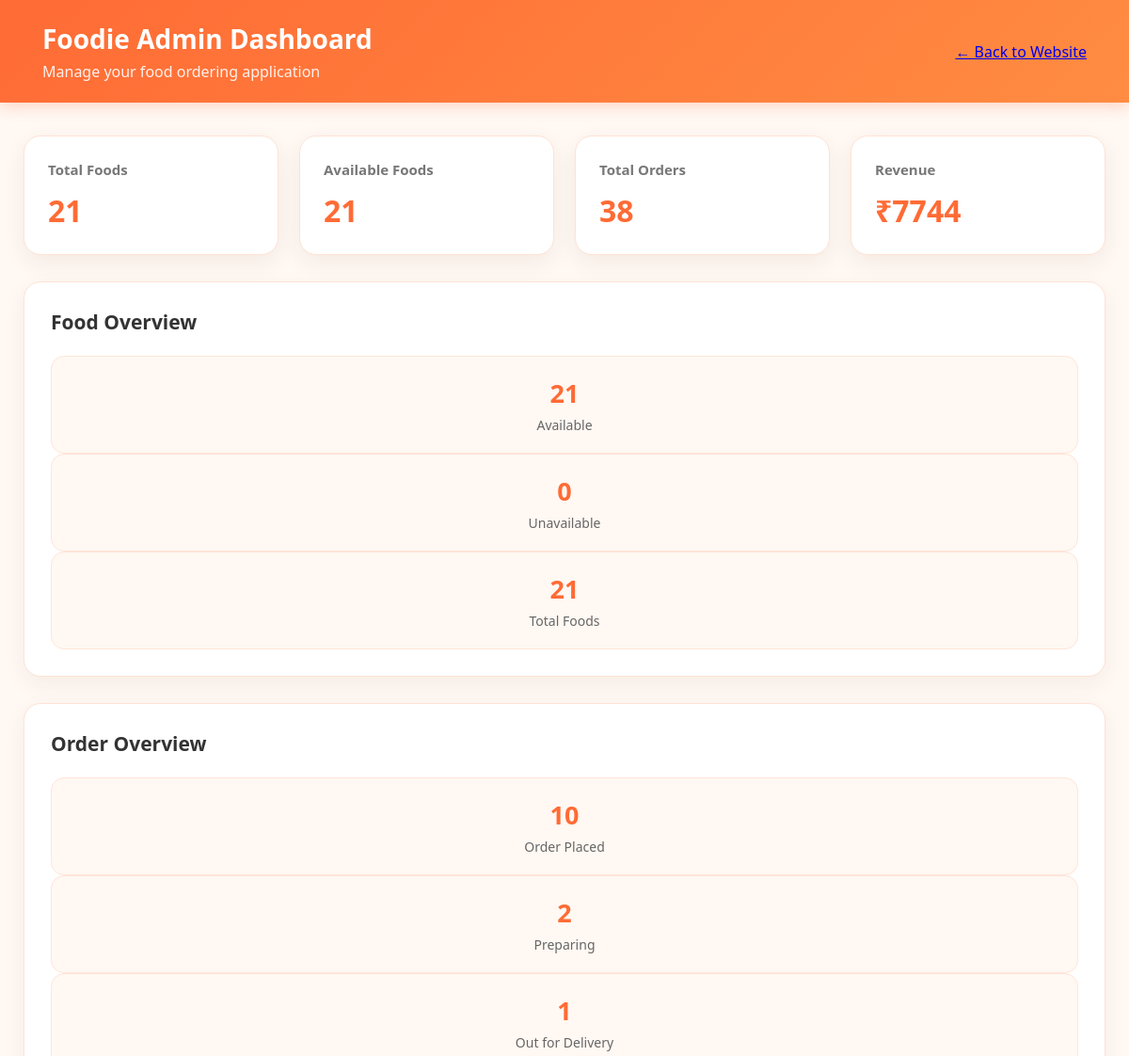
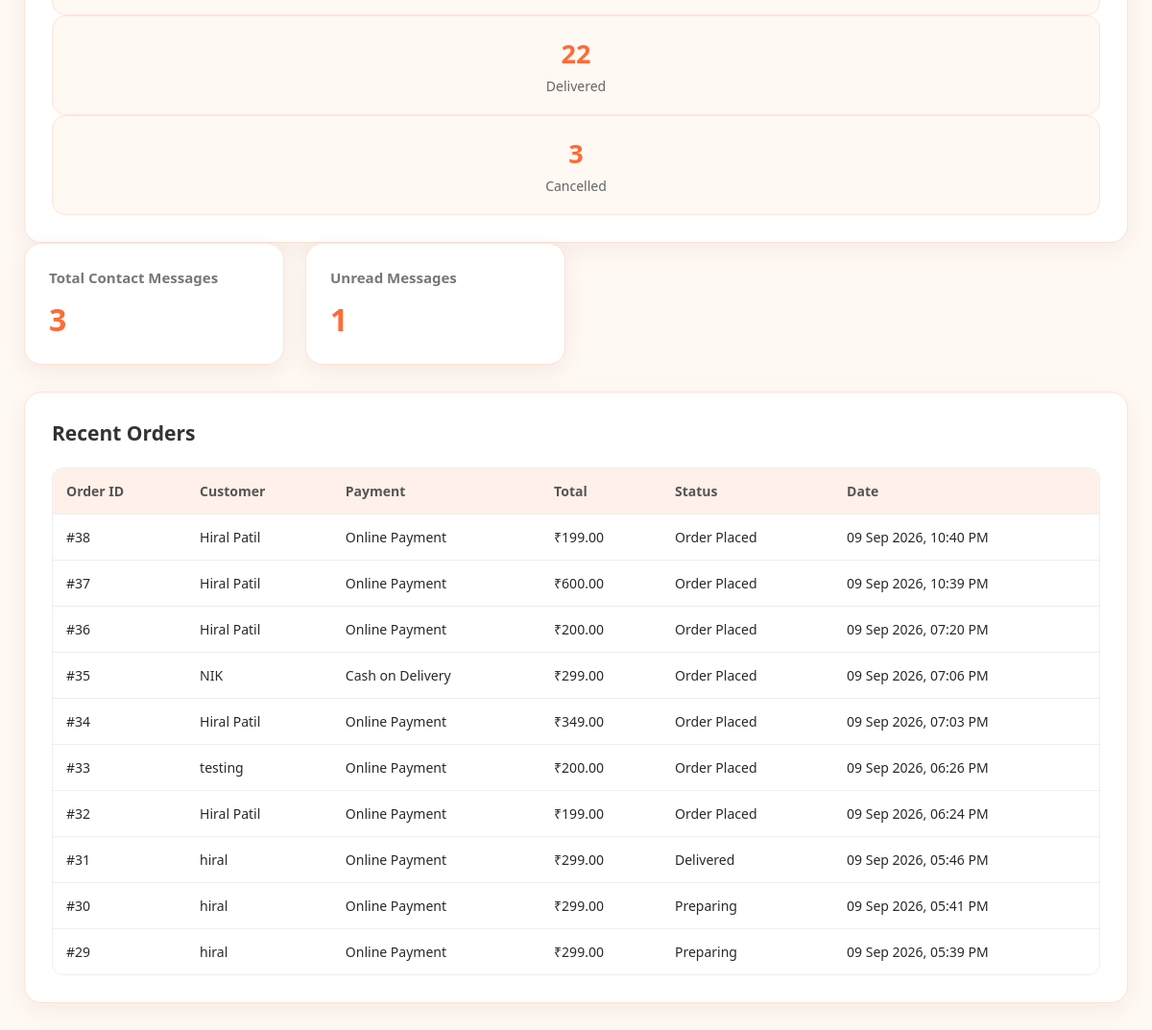
/admin-dashboard/ (signed in), run on the app's committed database (2 pictures, top to bottom).
### home/models.py (models this page shows, shortened)
class Order(models.Model):
    PAYMENT_CHOICES = [
    ('COD', 'Cash on Delivery'),
    ('ONLINE', 'Online Payment'),
]
    STATUS_CHOICES = [
        ("Order Placed", "Order Placed"),
        ("Preparing", "Preparing"),
        ("Out for Delivery", "Out for Delivery"),
        ("Delivered", "Delivered"),
        ("Cancelled", "Cancelled"),
    ]
    user = models.ForeignKey(
        User,
        on_delete=models.SET_NULL,
        null=True,
        blank=True
    )
    customer_name = models.CharField(
        max_length=100
    )
    phone = models.CharField(
        max_length=15
    )
    address = models.TextField()
    payment_method = models.CharField(
        max_length=10,
        choices=PAYMENT_CHOICES
    )
    total_amount = models.DecimalField(
        max_digits=10,
        decimal_places=2
    )
    order_date = models.DateTimeField(
        auto_now_add=True
    )
    status = models.CharField(
        max_length=30,
        choices=STATUS_CHOICES,
        default="Order Placed"
    )

### home/views.py (the view)
@user_passes_test(admin_check, login_url="login")
def admin_dashboard(request):
    total_foods = Food.objects.count()
    available_foods = Food.objects.filter(
        available=True
    ).count()
    unavailable_foods = Food.objects.filter(
        available=False
    ).count()
    total_orders = Order.objects.count()
    placed_orders = Order.objects.filter(
        status="Order Placed"
    ).count()
    preparing_orders = Order.objects.filter(
        status="Preparing"
    ).count()
    delivery_orders = Order.objects.filter(
        status="Out for Delivery"
    ).count()
    delivered_orders = Order.objects.filter(
        status="Delivered"
    ).count()
    cancelled_orders = Order.objects.filter(
        status="Cancelled"
    ).count()
    revenue = Order.objects.filter(
        status="Delivered"
    ).aggregate(
        total=Sum("total_amount")
    )["total"] or 0
    recent_orders = Order.objects.all().order_by(
        "-order_date"
    )[:10]
    total_messages = ContactMessage.objects.count()
    unread_messages = ContactMessage.objects.filter(
        is_read=False
    ).count()
    context = {
        "total_foods": total_foods,
        "available_foods": available_foods,
        "unavailable_foods": unavailable_foods,
        "total_orders": total_orders,
        "placed_orders": placed_orders,
        "preparing_orders": preparing_orders,
        "delivery_orders": delivery_orders,
        "delivered_orders": delivered_orders,
        "cancelled_orders": cancelled_orders,
        "revenue": revenue,
        "recent_orders": recent_orders,
        "total_messages": total_messages,
        "unread_messages": unread_messages,
    }
    return render(
        request,
        "admin_dashboard.html",
        context
    )

### home/views.py (called while the page is built)
def admin_check(user):
    return user.is_authenticated and user.is_staff

### home/templates/admin_dashboard.html (shortened to what this page needs)
<!DOCTYPE html>
<html lang="en">
<head>
</head>
<body>
<div class="dashboard">
    <div class="header">
        <div>
            <h1>Foodie Admin Dashboard</h1>
            <p>Manage your food ordering application</p>
        </div>
        <a href="{% url 'home' %}" class="home-btn">
            ← Back to Website
        </a>
    </div>
    <div class="container">
        <div class="cards">
            <div class="card">
                <h3>Total Foods</h3>
                <div class="number orange">
                    {{ total_foods }}
                </div>
            </div>
            <div class="card">
                <h3>Available Foods</h3>
                <div class="number green">
                    {{ available_foods }}
                </div>
            </div>
            <div class="card">
                <h3>Total Orders</h3>
                <div class="number blue">
                    {{ total_orders }}
                </div>
            </div>
            <div class="card">
                <h3>Revenue</h3>
                <div class="number orange">
                    ₹{{ revenue }}
                </div>
            </div>
        </div>
        <div class="section">
            <h2>Food Overview</h2>
            <div class="status-grid">
                <div class="status-box">
                    <strong class="green">
                        {{ available_foods }}
                    </strong>
                    Available
                </div>
                <div class="status-box">
                    <strong class="red">
                        {{ unavailable_foods }}
                    </strong>
                    Unavailable
                </div>
                <div class="status-box">
                    <strong class="orange">
                        {{ total_foods }}
                    </strong>
                    Total Foods
                </div>
            </div>
        </div>
        <div class="section">
            <h2>Order Overview</h2>
            <div class="status-grid">
                <div class="status-box">
                    <strong class="orange">
                        {{ placed_orders }}
                    </strong>
                    Order Placed
                </div>
                <div class="status-box">
                    <strong class="blue">
                        {{ preparing_orders }}
                    </strong>
                    Preparing
                </div>
                <div class="status-box">
                    <strong class="orange">
                        {{ delivery_orders }}
                    </strong>
                    Out for Delivery
                </div>
                <div class="status-box">
                    <strong class="green">
                        {{ delivered_orders }}
                    </strong>
                    Delivered
                </div>
                <div class="status-box">
                    <strong class="red">
                        {{ cancelled_orders }}
                    </strong>
                    Cancelled
                </div>
            </div>
        </div>
        <div class="cards">
            <div class="card">
                <h3>Total Contact Messages</h3>
                <div class="number blue">
                    {{ total_messages }}
                </div>
            </div>
            <div class="card">
                <h3>Unread Messages</h3>
                <div class="number red">
                    {{ unread_messages }}
                </div>
            </div>
        </div>
        <div class="section">
            <h2>Recent Orders</h2>
            <div class="table-wrapper">
                <table>
                    <thead>
                        <tr>
                            <th>Order ID</th>
                            <th>Customer</th>
                            <th>Payment</th>
                            <th>Total</th>
                            <th>Status</th>
                            <th>Date</th>
                        </tr>
                    </thead>
                    <tbody>
                    {% for order in recent_orders %}
                        <tr>
                            <td>
                                #{{ order.id }}
                            </td>
                            <td>
                                {{ order.customer_name }}
                            </td>
                            <td>
                                {{ order.get_payment_method_display }}
                            </td>
                            <td>
                                ₹{{ order.total_amount }}
                            </td>
                            <td>
                                <span class="badge">
                                    {{ order.status }}
                                </span>
                            </td>
                            <td>
                                {{ order.order_date|date:"d M Y, h:i A" }}
                            </td>
                        </tr>
                    {% empty %}
                        <tr>
                            <td colspan="6">
                                No orders found.
                            </td>
                        </tr>
                    {% endfor %}
                    </tbody>
                </table>
            </div>
        </div>
    </div>
</div>
</body>
</html>

### home/templates/admin_dashboard.html (style rules this page uses)
* { box-sizing: border-box; }
body { margin: 0; font-family: "Segoe UI", Arial, sans-serif; background: #fff8f3; color: #292929; }
.header { background: linear-gradient(135deg, #ff6b35, #ff8c42); color: white; padding: 22px 45px; display: flex; justify-content: space-between; align-items: center; box-shadow: 0 4px 15px rgba(255, 107, 53, 0.25); }
.header h1 { margin: 0; font-size: 28px; font-weight: 700; }
.header p { margin: 5px 0 0; opacity: 0.9; }
.container { max-width: 1250px; margin: 35px auto; padding: 0 25px; }
.cards { display: grid; grid-template-columns: repeat(4, 1fr); gap: 22px; }
.card { background: white; padding: 25px; border-radius: 18px; border: 1px solid #ffe2d4; box-shadow: 0 8px 25px rgba(90, 50, 20, 0.07); transition: 0.3s; position: relative; overflow: hidden; }
.card h3 { margin: 0 0 12px; color: #777; font-size: 15px; font-weight: 600; }
.number { font-size: 32px; font-weight: 800; color: #ff6b35; }
.section { background: white; margin-top: 28px; padding: 28px; border-radius: 18px; border: 1px solid #ffe2d4; box-shadow: 0 8px 25px rgba(90, 50, 20, 0.06); }
.section h2 { margin-top: 0; margin-bottom: 22px; font-size: 21px; color: #333; }
.status-box { background: #fff8f3; border: 1px solid #ffe5d8; padding: 20px 12px; text-align: center; border-radius: 14px; color: #666; font-size: 14px; transition: 0.3s; }
.status-box strong { display: block; font-size: 27px; color: #ff6b35; margin-bottom: 6px; }
table { width: 100%; border-collapse: separate; border-spacing: 0; overflow: hidden; border: 1px solid #eee; border-radius: 12px; }
th { background: #fff1e9; color: #555; font-size: 14px; padding: 14px; text-align: left; }
td { padding: 14px; border-top: 1px solid #eee; font-size: 14px; }

### data on the page
Order: id "38", customer_name "Hiral Patil", payment_method "Online Payment", total_amount "199.00", status "Order Placed", order_date "09 Sep 2026, 10:40 PM"
Order: id "37", customer_name "Hiral Patil", payment_method "Online Payment", total_amount "600.00", status "Order Placed", order_date "09 Sep 2026, 10:39 PM"
Order: id "36", customer_name "Hiral Patil", payment_method "Online Payment", total_amount "200.00", status "Order Placed", order_date "09 Sep 2026, 07:20 PM"
Order: id "35", customer_name "NIK", payment_method "Cash on Delivery", total_amount "299.00", status "Order Placed", order_date "09 Sep 2026, 07:06 PM"
Order: id "34", customer_name "Hiral Patil", payment_method "Online Payment", total_amount "349.00", status "Order Placed", order_date "09 Sep 2026, 07:03 PM"
Order: id "33", customer_name "testing", payment_method "Online Payment", total_amount "200.00", status "Order Placed", order_date "09 Sep 2026, 06:26 PM"
Order: id "32", customer_name "Hiral Patil", payment_method "Online Payment", total_amount "199.00", status "Order Placed", order_date "09 Sep 2026, 06:24 PM"
Order: id "31", customer_name "hiral", payment_method "Online Payment", total_amount "299.00", status "Delivered", order_date "09 Sep 2026, 05:46 PM"
Order: id "30", customer_name "hiral", payment_method "Online Payment", total_amount "299.00", status "Preparing", order_date "09 Sep 2026, 05:41 PM"
Order: id "29", customer_name "hiral", payment_method "Online Payment", total_amount "299.00", status "Preparing", order_date "09 Sep 2026, 05:39 PM"

### other printed values
{{ total_foods }} "21"
{{ available_foods }} "21"
{{ total_orders }} "38"
{{ revenue }} "7744"
{{ unavailable_foods }} "0"
{{ placed_orders }} "10"
{{ preparing_orders }} "2"
{{ delivery_orders }} "1"
{{ delivered_orders }} "22"
{{ cancelled_orders }} "3"
{{ total_messages }} "3"
{{ unread_messages }} "1"
